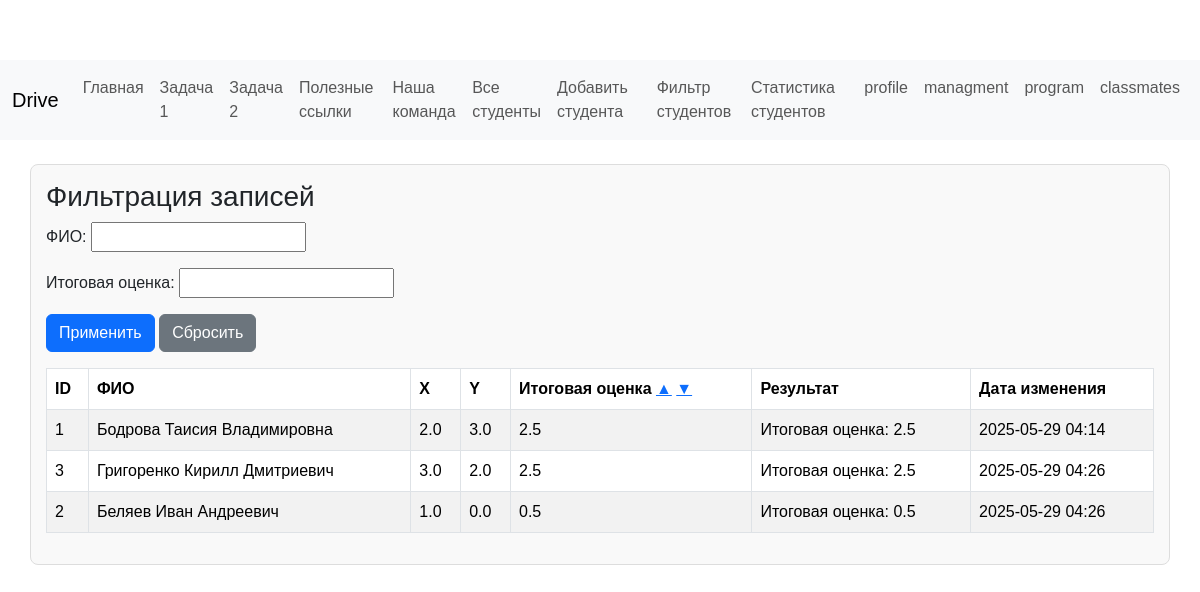
/BodrovaApp/xyz_result_filtered/?sort_score=desc, run on the app's committed database.
### BodrovaApp/models.py (models this page shows, shortened)
class AbcModel(models.Model):
    full_name = models.CharField(
        verbose_name="ФИО",
        max_length=255,
        default=""
    )
    x = models.FloatField(
        verbose_name="Значение X",
        default=0.0
    )
    y = models.FloatField(
        verbose_name="Значение Y",
        default=0.0
    )
    final_score = models.FloatField(
        verbose_name="Итоговая оценка (0.5 * X + 0.5 * Y)",
        default=0.0,
        help_text="Результат вычислений"
    )
    result = models.CharField(
        verbose_name="Описание результата",
        max_length=255,
        default="Результат не определён",
        help_text="Например: ошибка или пояснение"
    )
    current_date = models.DateTimeField(
        verbose_name="Дата изменения",
        auto_now=True
    )
    class Meta:
        verbose_name = "Оценка"
        verbose_name_plural = "Оценки"
        ordering = ("-pk",)

### BodrovaApp/views.py (the view)
# urls.py: path('xyz_result_filtered/', views.xyz_result_filtered, name='xyz_result_filtered'),
def xyz_result_filtered(request):
    qs = AbcModel.objects.all()
    filterset = AbcModelFilter(request.GET, queryset=qs)
    filtered_qs = filterset.qs
    sort_order = request.GET.get('sort_score', 'asc')
    filtered_qs = filtered_qs.order_by('-final_score' if sort_order == 'desc' else 'final_score')
    data_for_table = []
    for obj in filtered_qs:
        if obj.final_score != 0.5 * obj.x + 0.5 * obj.y:
            obj.final_score = 0.5 * obj.x + 0.5 * obj.y
            obj.result = f"Итоговая оценка: {obj.final_score}"
            obj.save(update_fields=['final_score', 'result'])
        data_for_table.append({
            "id": obj.id,
            "full_name": obj.full_name,
            "x": obj.x,
            "y": obj.y,
            "final_score": obj.final_score,
            "result": obj.result,
            "current_date": obj.current_date,
        })
    context = {
        "filter": filterset,
        "data_for_table": data_for_table,
        "current_sort": sort_order,
    }
    return render(request, "xyz_result_filtered.html", context)

### BodrovaApp/templates/xyz_result_filtered.html
{% extends 'base.html' %}
{% load static %}
{% block content %}
  <h3>Фильтрация записей</h3>
  <form method="get" class="mb-3">
    {{ filter.form.as_p }}
    <button type="submit" class="btn btn-primary">Применить</button>
    <a href="{% url 'BodrovaApp:xyz_result_filtered' %}" class="btn btn-secondary">Сбросить</a>
  </form>
  <table class="table table-bordered table-striped">
    <thead>
      <tr>
        <th>ID</th>
        <th>ФИО</th>
        <th>X</th>
        <th>Y</th>
        <th>
          Итоговая оценка
          <a href="?sort_score=asc" title="Сортировать по возрастанию">▲</a>
          <a href="?sort_score=desc" title="Сортировать по убыванию">▼</a>
        </th>
        <th>Результат</th>
        <th>Дата изменения</th>
      </tr>
    </thead>
    <tbody>
      {% for row in data_for_table %}
        <tr>
          <td>{{ row.id }}</td>
          <td>{{ row.full_name }}</td>
          <td>{{ row.x }}</td>
          <td>{{ row.y }}</td>
          <td>{{ row.final_score }}</td>
          <td>{{ row.result }}</td>
          <td>{{ row.current_date|date:"Y-m-d H:i" }}</td>
        </tr>
      {% endfor %}
    </tbody>
  </table>
{% endblock %}

### BodrovaApp/static/css/main.css (style rules this page uses)
body { font-family: Arial, sans-serif; margin: 0; padding-top: 60px; }
.table th, .table td { vertical-align: middle; }

### data on the page
AbcModel: full_name "Бодрова Таисия Владимировна", x "2.0", y "3.0", final_score "2.5", result "Итоговая оценка: 2.5", current_date "2025-05-29 04:14"
AbcModel: full_name "Григоренко Кирилл Дмитриевич", x "3.0", y "2.0", final_score "2.5", result "Итоговая оценка: 2.5", current_date "2025-05-29 04:26"
AbcModel: full_name "Беляев Иван Андреевич", x "1.0", y "0.0", final_score "0.5", result "Итоговая оценка: 0.5", current_date "2025-05-29 04:26"

### other printed values
{{ row.id }} "1" "3" "2"
